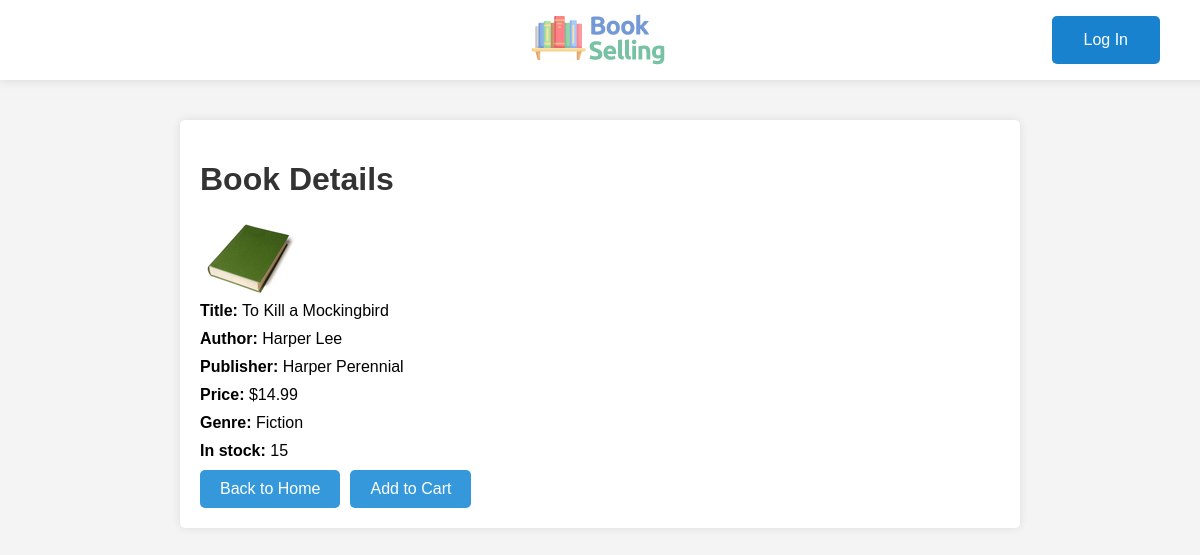
/php/book_details.php?book_id=4, run on the app's committed database.
### tables this page shows
CREATE TABLE IF NOT EXISTS `book` (
  `id` smallint NOT NULL AUTO_INCREMENT,
  `title` varchar(64) NOT NULL,
  `author` varchar(64) DEFAULT NULL,
  `publisher` varchar(64) DEFAULT NULL,
  `price` float NOT NULL,
  `category` varchar(64) DEFAULT NULL,
  `stocks_number` int NOT NULL,
  PRIMARY KEY (`id`)
);

### php/util/dbConfig.php (called while the page is built)
<?php
	$host = "mysql-server";
    $port = '3306';
	$user = "SNH";
	$password = "password";
	$dbName = "secure_book_selling_db";

### php/util/dbManager.php (called while the page is built, shortened)
<?php
require_once __DIR__ . "/dbConfig.php";
$SecureBookSellingDB = new DbManager($host, $user, $password, $dbName, $port);
class DbManager{
    private $mysqli_connection = null;
    private $host;
    private $user;
    private $password;
    private $dbName;
    private $port;
    function __construct($host, $user, $password, $dbName, $port){
        $this->host = $host;
        $this->user = $user;
        $this->password = $password;
        $this->dbName = $dbName;
        $this->port = $port;
    }
    function openConnection(): void{
        if (!$this->isOpened()) {
            $this->mysqli_connection = new mysqli($this->host,
                $this->user,
                $this->password,
                $this->dbName, $this->port);
            $this->mysqli_connection->select_db($this->dbName) or
            throw new Exception('Can\'t use the database: ' . $this->mysqli_connection->error);
        }
    }
    function isOpened(): bool{
        return ($this->mysqli_connection != null);
    }
    function performQuery(string $querytext, array $parameters = [], string $types = ""){
        $statement = $this->mysqli_connection->prepare($querytext);
        if (!empty($parameters) && !$statement->bind_param($types, ...$parameters)) {
            throw new Exception('Bind failed (' . $statement->connect_errno . ') ' .
                                                            $statement->connect_error);
        }
        if (!$statement->execute()) {
            throw new Exception('Execute failed (' . $statement->connect_errno . ') ' .
                                                                $statement->connect_error);
        }
        $result = $statement->get_result();
        return $result;
    }
    function closeConnection(): void{
        $this->mysqli_connection = null;
    }
}

### php/util/dbInteraction.php (called while the page is built, shortened)
<?php
    require_once __DIR__ . "/dbManager.php";
    require_once __DIR__ . "./../../config.php";
    function getBookDetails($bookId){
        global $SecureBookSellingDB;
        global $logger;
        try{
            $query = "SELECT id, title, author, publisher, price, category, stocks_number FROM book WHERE id = ?;";
            $result = $SecureBookSellingDB->performQuery($query, [$bookId], "s");
            $SecureBookSellingDB->closeConnection();
			return $result;
        }
        catch(Exception $e){
            $logger->writeLog(  "ERROR",
                                "Error performing the query to retrieve all the details of the book",
                                $_SERVER['SCRIPT_NAME'],
                                "MySQL - Code: ".$e->getCode(),
                                $e->getMessage());
            $SecureBookSellingDB->closeConnection();
            return false;
        }
    }

### php/book_details.php (the view, shortened to what this page needs)
<?php
require_once __DIR__ . "./../config.php";
require_once __DIR__ . "/util/dbInteraction.php";
$bookId = isset($_GET['book_id']) ? $_GET['book_id'] : null;
$resultQuery = getBookDetails($bookId);
?>
<!DOCTYPE html>
<html lang="en">
<head>
    <link rel="stylesheet" type="text/css" href="../css/book_details.css">
</head>
<body>
    <?php
    include "./layout/header.php";
    ?>
    <div class="book_detail">
        <?php
        require_once __DIR__ . "./../config.php";
        require_once __DIR__ . "/util/dbInteraction.php";
        if ($resultQuery) {
            $bookDetails = $resultQuery->fetch_assoc();
            if ($bookDetails) {
                echo '<h1>Book Details</h1>';
                echo '<div class="book-image"><img src="../img/book.png"></div>';
                echo '<div class="detail-item"><strong>Title:</strong> ' . $bookDetails['title'] . '</div>';
                echo '<div class="detail-item"><strong>Author:</strong> ' . $bookDetails['author'] . '</div>';
                echo '<div class="detail-item"><strong>Publisher:</strong> ' . $bookDetails['publisher'] . '</div>';
                echo '<div class="detail-item"><strong>Price:</strong> $' . $bookDetails['price'] . '</div>';
                echo '<div class="detail-item"><strong>Genre:</strong> ' . $bookDetails['category'] . '</div>';
                echo '<div class="detail-item"><strong>In stock:</strong> ' . $bookDetails['stocks_number'] . '</div>';
                echo '<a href="../index.php" class="back-button">Back to Home</a>';
                echo '<a href="#" class="add-button" onclick="addToCart()">Add to Cart</a>';
            } else {
                echo "<div class='error-message'>Error retrieving book details</div>";
            }
        } else {
            echo "<div class='error-message'>Invalid book ID</div>";
        }
        ?>
    </div>
</body>
</html>

### css/book_details.css (style rules this page uses)
body { font-family: 'Arial', sans-serif; background-color: #f4f4f4; margin: 20px; padding: 20px; }
.book_detail { max-width: 800px; margin: 20px auto; background-color: #fff; padding: 20px; border-radius: 5px; box-shadow: 0 0 10px rgba(0, 0, 0, 0.1); }
h1 { color: #333; }
.detail-item { margin-bottom: 10px; }
.back-button, .add-button { display: inline-block; margin-right: 10px; }
.back-button { padding: 10px 20px; background-color: #3498db; color: #fff; text-decoration: none; border-radius: 5px; transition: background-color 0.3s; }
.add-button { padding: 10px 20px; background-color: #3498db; color: #fff; text-decoration: none; border-radius: 5px; transition: background-color 0.3s; }

### css/header.css (style rules this page uses)
body { padding-top: 80px; }

### data on the page
book: title "To Kill a Mockingbird", author "Harper Lee", publisher "Harper Perennial", price "14.99", category "Fiction", stocks_number "15"
